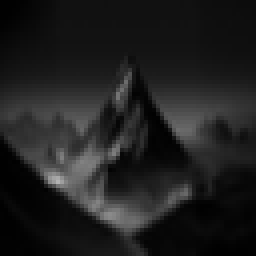
#> input picture input.pgm, 64 x 64 px (shown 4 times larger)
$ python dct_python.py
#> lines starting #> are read from the running program, lines starting #| are printed output that depends on the picture
import numpy as np
from scipy.fftpack import dct, idct
from PIL import Image

N = 64

def read_pgm(filename):
    """Lê arquivo PGM (P2)"""
#> called with filename = 'input.pgm'
    try:
        img = Image.open(filename)
#> img is the input picture: PIL image 64x64 L; min 1, max 178, mean 31
        if img.mode != 'L':
            img = img.convert('L')
        arr = np.array(img, dtype=np.float32)

        if arr.shape != (N, N):
            raise ValueError(f"Imagem deve ser {N}x{N}, mas é {arr.shape}")

        return arr
    except Exception as e:
        print(f"Erro ao abrir arquivo: {e}")
        exit(1)

def write_pgm(filename, mat):
    """Escreve arquivo PGM (P2)"""
    # Normalização para visualizar
    min_val = np.min(mat)
    max_val = np.max(mat)

    if max_val - min_val == 0:
        normalized = np.zeros_like(mat)
    else:
        normalized = (mat - min_val) / (max_val - min_val)

    # Converte para 0-255
    pixel_data = (normalized * 255).astype(np.uint8)

    # Cria imagem e salva
    img = Image.fromarray(pixel_data, mode='L')
    img.save(filename)

def dct_2d(input_mat):
    """Aplica DCT-II 2D"""
    # scipy.fftpack.dct usa a normalização ortonormal por padrão
    # DCT na dimensão x (linhas)
    dct_x = dct(input_mat, axis=0, norm='ortho')
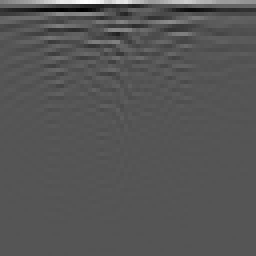
#> dct_x: shape (64, 64) float32 (shown 4 times larger); min -206.5, max 410.5, mean 2.3; drawn with min black and max white
    # DCT na dimensão y (colunas)
    dct_2d_result = dct(dct_x, axis=1, norm='ortho')
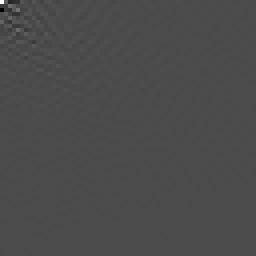
#> dct_2d_result: shape (64, 64) float32 (shown 4 times larger); min -842.7, max 1982.7, mean 0.1; drawn with min black and max white

    return dct_2d_result

def idct_2d(dct_mat):
    """Aplica IDCT (DCT-III) 2D"""
    # IDCT na dimensão x (linhas)
    idct_x = idct(dct_mat, axis=0, norm='ortho')
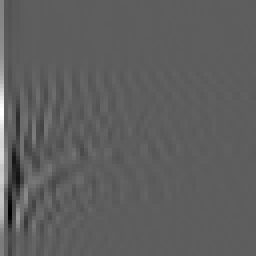
#> idct_x: shape (64, 64) float32 (shown 4 times larger); min -270.9, max 463.9, mean 2.2; drawn with min black and max white
    # IDCT na dimensão y (colunas)
    idct_2d_result = idct(idct_x, axis=1, norm='ortho')

    return idct_2d_result

def main():
    # Lê imagem de entrada
    print("Lendo imagem...")
    input_data = read_pgm("input.pgm")

    # Aplica DCT
    print("Aplicando DCT-II 2D...")
    dct_output = dct_2d(input_data)

    # Aplica IDCT (reconstrução)
    print("Aplicando IDCT (reconstrução)...")
    reconstructed = idct_2d(dct_output)

    # Salva resultados
    print("Salvando resultados...")
    write_pgm("output_dct_py.pgm", dct_output)
#> in write_pgm, `min_val = np.min(mat)`: min_val = -842.7
#> in write_pgm, `max_val = np.max(mat)`: max_val = 1982.7
    write_pgm("reconstructed_py.pgm", reconstructed)
#> call 2 of write_pgm, with filename = 'reconstructed_py.pgm'
#> in write_pgm (call 2), `min_val = np.min(mat)`: min_val = 1
#> in write_pgm (call 2), `max_val = np.max(mat)`: max_val = 178
#> in write_pgm (call 2), `normalized = (mat - min_val) / (max_val - min_val)`:
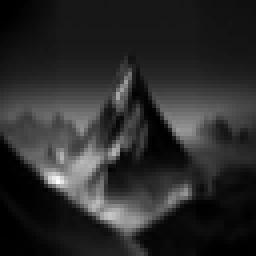
#> normalized: shape (64, 64) float32 (shown 4 times larger); min 0, max 1, mean 0.169

    # Calcula erro de reconstrução
    error = np.mean((input_data - reconstructed) ** 2)
#> error = 8.63e-11
    print(f"Erro médio quadrático na reconstrução: {error:.2e}")
#| Erro médio quadrático na reconstrução: 8.63e-11
    print("DCT aplicada com sucesso! Veja output_dct_py.pgm e reconstructed_py.pgm")

if __name__ == "__main__":
    main()
